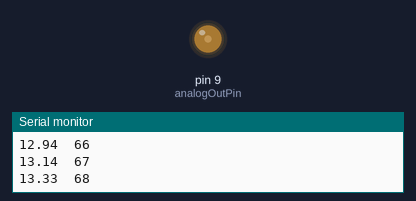
Recording of a sketch running on a simulated Arduino Uno, built with avr-gcc and run on an emulated ATmega328P. Shown: output pins drawn as LEDs (lit = HIGH), the last lines printed to the serial monitor.

Above: at 5.63 s.
At 11.9 s:
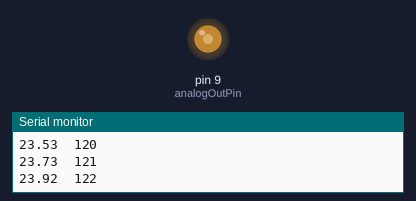
At 30.1 s:
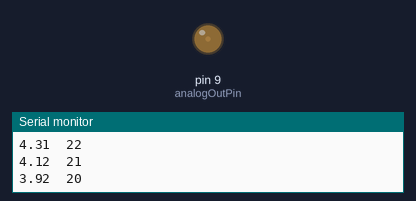
Timing chart, 0 to 40.0 s (numbered marks = the images above):
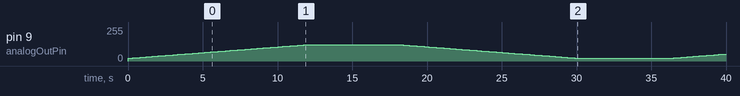

The sketch:

temp-steps-from-py.ino
```cpp
const byte temps[] ={20,
21,
22,
23,
24,
25,
26,
26,
27,
28,
29,
30,
31,
32,
32,
33,
34,
35,
36,
37,
38,
38,
39,
40,
41,
42,
43,
44,
44,
45,
46,
47,
48,
49,
50,
50,
51,
52,
53,
54,
55,
56,
56,
57,
58,
59,
60,
61,
62,
62,
63,
64,
65,
66,
67,
68,
68,
69,
70,
71,
72,
73,
74,
74,
75,
76,
77,
78,
79,
80,
80,
81,
82,
83,
84,
85,
86,
86,
87,
88,
89,
90,
91,
92,
92,
93,
94,
95,
96,
97,
98,
98,
99,
100,
101,
102,
103,
104,
104,
105,
106,
107,
108,
109,
110,
110,
111,
112,
113,
114,
115,
116,
116,
117,
118,
119,
120,
121,
122,
122,
122,
122,
122,
122,
122,
122,
122,
122,
122,
122,
122,
122,
122,
122,
122,
122,
122,
122,
122,
122,
122,
122,
122,
122,
122,
122,
122,
122,
122,
122,
122,
122,
122,
122,
122,
122,
122,
122,
122,
122,
122,
122,
122,
122,
122,
122,
122,
122,
122,
122,
122,
122,
122,
122,
122,
122,
122,
122,
122,
122,
122,
122,
121,
120,
119,
118,
117,
116,
116,
115,
114,
113,
112,
111,
110,
110,
109,
108,
107,
106,
105,
104,
104,
103,
102,
101,
100,
99,
98,
98,
97,
96,
95,
94,
93,
92,
92,
91,
90,
89,
88,
87,
86,
86,
85,
84,
83,
82,
81,
80,
80,
79,
78,
77,
76,
75,
74,
74,
73,
72,
71,
70,
69,
68,
68,
67,
66,
65,
64,
63,
62,
62,
61,
60,
59,
58,
57,
56,
56,
55,
54,
53,
52,
51,
50,
50,
49,
48,
47,
46,
45,
44,
44,
43,
42,
41,
40,
39,
38,
38,
37,
36,
35,
34,
33,
32,
32,
31,
30,
29,
28,
27,
26,
26,
25,
24,
23,
22,
21,
20,
20,
20,
20,
20,
20,
20,
20,
20,
20,
20,
20,
20,
20,
20,
20,
20,
20,
20,
20,
20,
20,
20,
20,
20,
20,
20,
20,
20,
20,
20,
20,
20,
20,
20,
20,
20,
20,
20,
20,
20,
20,
20,
20,
20,
20,
20,
20,
20,
20,
20,
20,
20,
20,
20,
20,
20,
20,
20,
20,
20};
const int ntemps = 360;
const float dt = .1;
// end py

// the pin for the output
const int analogOutPin = 9;
// The analog value to be output to the pin. Initialized to 0
int outputValue = 0;

// converts the value to a temp to be sent to the serial monitor
float bin_to_temp(byte bin){
    float fbin = bin;
    float temp = (fbin * 50.0) / 255.0;
    return temp;

}

void setup() {
  // set up serial communication
  Serial.begin(9600);
}

void loop() {
  // time between ramps in ms
  float delay_time = 1000*dt;
  // iterate through temps
  for (int i=0; i<ntemps; i++){
    byte outputValue = temps[i];
    // make a debugging display
    float temp = bin_to_temp(outputValue);
    Serial.print(temp);
    Serial.print("\t");
    Serial.println(outputValue);
    // set the pin to the correct value for temp
    analogWrite(analogOutPin, outputValue);
    // delay for dt
    delay(delay_time);
  }
}
```

Measured:
- by itself, pin 9 (analogOutPin): 0/255 → 20/255 at 0.00 s, → 21/255 0.10 s later, → 22/255 0.10 s later, → 23/255 0.10 s later, … (237 changes in this stretch)
